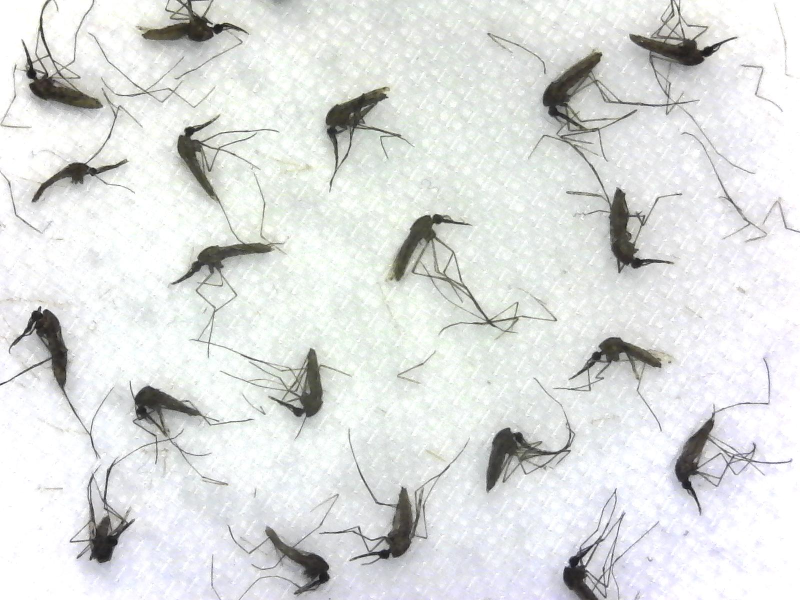
#> input picture 19_0313_9.jpg, 1600 x 1200 px (shown at 1/2 size); its folder holds only this picture in this run
$ python -i MosquitoClass.py   (imports and definitions only)   (older library calls are emulated)
#> lines starting #> are read from the running program, lines starting #| are printed output that depends on the picture
# -*-coding:utf-8-*-
"""
This is the whole code for the traditional method to do the detection for mosquitoes

@@author: Zeyu Lu, Guanqun Huang
"""
import cv2
import numpy as np
import os
import glob
from PIL import Image
from sklearn.cluster import DBSCAN
from sklearn.preprocessing import StandardScaler
import matplotlib.pyplot as plt
from skimage import draw


##pre
# another connected components function:ret, markers = cv2.connectedComponents(eroded,)
# remove the noise, input data form: the output matrix of cv2.connectedComponentsWithStats,
# number of classes, input image
# [237 lines left out: functions getRemovePoints, connectedtobeak, SeperateAndStoreInList, From2D2points, gt_num_pointInlable, StoreSeperateImg and 3 more, not called in this run]

'''def dbscanAndCovarianceForSoloHead(HeadImg, rank):
    # input:
    #       HeadImg: only the img of the head
    #       rank: it is for the filename. More detail in function -- 'StoreSeperateImg'
    # output:
    #    detectedby2: if the head is detected by 2 location where there are noisy points, it is True.
    #    num_pointInlable: it is a dict, {'-1': [a2, b2, c2,d2], '0': [a1, b1, c1, d1]}
    #
    #
    dectedby2 = False
    Storepath = os.path.join(os.getcwd(), 'afterclustering\\Head')
    HeadImgShape = HeadImg.shape
    db, points = dbscanFromIMG(HeadImg, 0.5, 100)  # Clustering
    X = points
    labels = db.labels_
    # Number of clusters in labels, ignoring noise if present.
    n_clusters_ = len(set(labels))
    print('after 1st clustering, the num of all clusterings: ', n_clusters_)
    num_pointInlable = gt_num_pointInlable(labels)
    for key in num_pointInlable.keys():
        print('cluster: ', key, 'num of points:', len(num_pointInlable[key]))
        StoreSeperateImg(HeadImgShape, points, np.array(num_pointInlable[key]), rank, key, Storepath)
    ##Covariance
    X2Cov = list()
    Y2Cov = list()
    for a in num_pointInlable[str(-1)]:
        X2Cov.append(X[a][0])
        Y2Cov.append(X[a][1])
    X2Cov = np.array(X2Cov)
    Y2Cov = np.array(Y2Cov)
    NoisyCov = np.cov(X2Cov, Y2Cov)
    print('Covariance:\n', NoisyCov)
    if NoisyCov[0][0] < 100 and NoisyCov[1][1] < 100:
        dectedby2 = True
    return dectedby2, num_pointInlable
'''


# [170 lines left out: functions JudgeNoisyPointsAfterClustering, getHeadAndTailRect, HolesFill, not called in this run]


# Hough Ciecles, but the parameter is a exact number.we can modify it in the function
def HoughCircles(img, IfPlay = False):
#> called with IfPlay = False
    img = cv2.medianBlur(img, 5)
    cimg = cv2.cvtColor(img, cv2.COLOR_GRAY2BGR)

    circles = cv2.HoughCircles(img, cv2.HOUGH_GRADIENT, 3, 40,
                               param1=10, param2=25, minRadius=6, maxRadius=13)
#> circles = 769 rows, first 8: [274.5, 232.5, 11.1], [388.5, 202.5, 11.1], [139.5, 151.5, 11.1], [787.5, 217.5, 11.1], [793.5, 421.5, 11.1], [199.5, 634.5, 11.1], [403.5, 142.5, 11.1], [487.5, 358.5, 11.1]
    if circles is not None:
        circles = np.uint16(np.around(circles))
#> circles = 769 rows, first 8: [274, 232, 11], [388, 202, 11], [140, 152, 11], [788, 218, 11], [794, 422, 11], [200, 634, 11], [404, 142, 11], [488, 358, 11]
        print('Potential Head detected, position: ' + 'X:' +  str(circles[0][0][1]) + ', Y:' + str(circles[0][0][2]) + '\n')
#| Potential Head detected, position: X:232, Y:11
        for i in circles[0, :]:
            # draw the outer circle
            cv2.circle(cimg, (i[0], i[1]), i[2], (0, 255, 0), 2)
            # draw the center of the circle
            cv2.circle(cimg, (i[0], i[1]), 2, (0, 0, 255), 3)
#> this loop made 769 passes
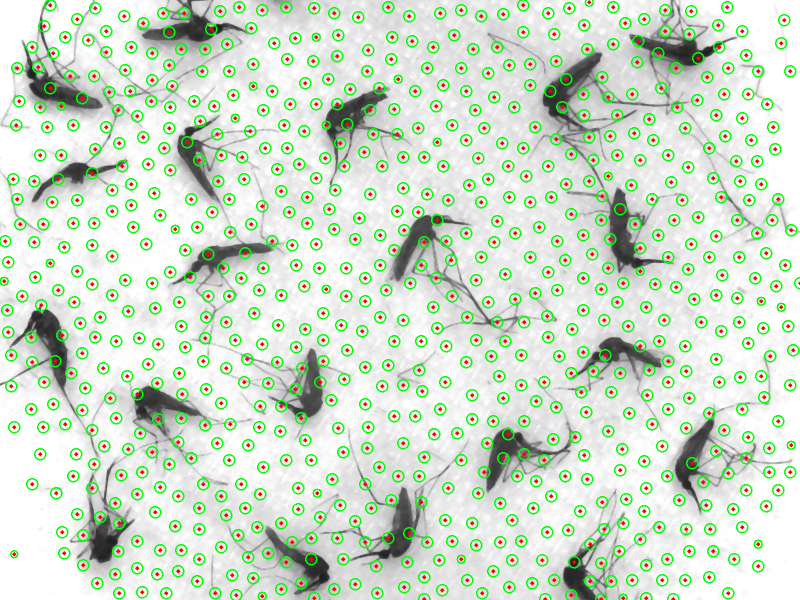
#> cimg: shape (1200, 1600, 3) (shown at 1/2 size); mean B, G, R 202.1, 222.7, 206.3
        if IfPlay:
            cv2.imshow('detected circles', cimg)
            cv2.waitKey(1000)
            cv2.destroyAllWindows()

    return circles


# [31 lines left out: function plotTheFeatures, not called in this run]

def relu(x):
    return np.int((abs(x) + x) / 2)

>>> import cv2
>>> picture = cv2.imread('19_0313_9.jpg', cv2.IMREAD_GRAYSCALE)
>>> result = HoughCircles(picture)
#> result has the same summary as circles in HoughCircles

$ run again, on crop_mos.jpg
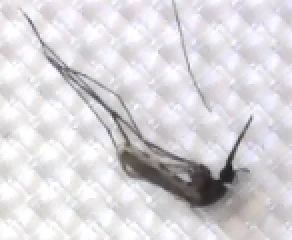
#> input picture crop_mos.jpg, 146 x 120 px (shown 2 times larger)
#> in HoughCircles, `img = cv2.medianBlur(img, 5)`:
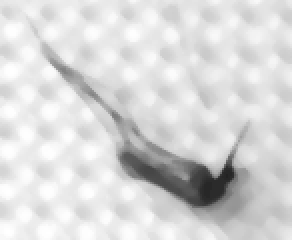
#> img: shape (120, 146) (shown 2 times larger); min 34, max 255, mean 215.9
#> in HoughCircles, `circles = cv2.HoughCircles(img, cv2.HOUGH_GRADIENT, 3, 40, param1=10, ..`: circles = [[115.5, 28.5, 11.1], [34.5, 25.5, 11.1], [76.5, 79.5, 11.1], [31.5, 94.5, 11.1], [73.5, 16.5, 11.1], [127.5, 70.5, 11.1], [109.5, 106.5, 11.1], [7.5, 61.5, 7.8], [64.5, 118.5, 11.1]]
#> in HoughCircles, `circles = np.uint16(np.around(circles))`: circles = [[116, 28, 11], [34, 26, 11], [76, 80, 11], [32, 94, 11], [74, 16, 11], [128, 70, 11], [110, 106, 11], [8, 62, 8], [64, 118, 11]]
#| Potential Head detected, position: X:28, Y:11
#> the loop in HoughCircles, `for i in circles[0, :]:` made 9 passes
#> after the loop in HoughCircles, `for i in circles[0, :]:`:
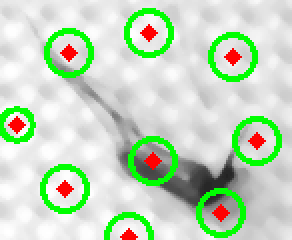
#> cimg: shape (120, 146, 3) (shown 2 times larger); mean B, G, R 191.5, 216.1, 196.7
#> result has the same summary as circles in HoughCircles
